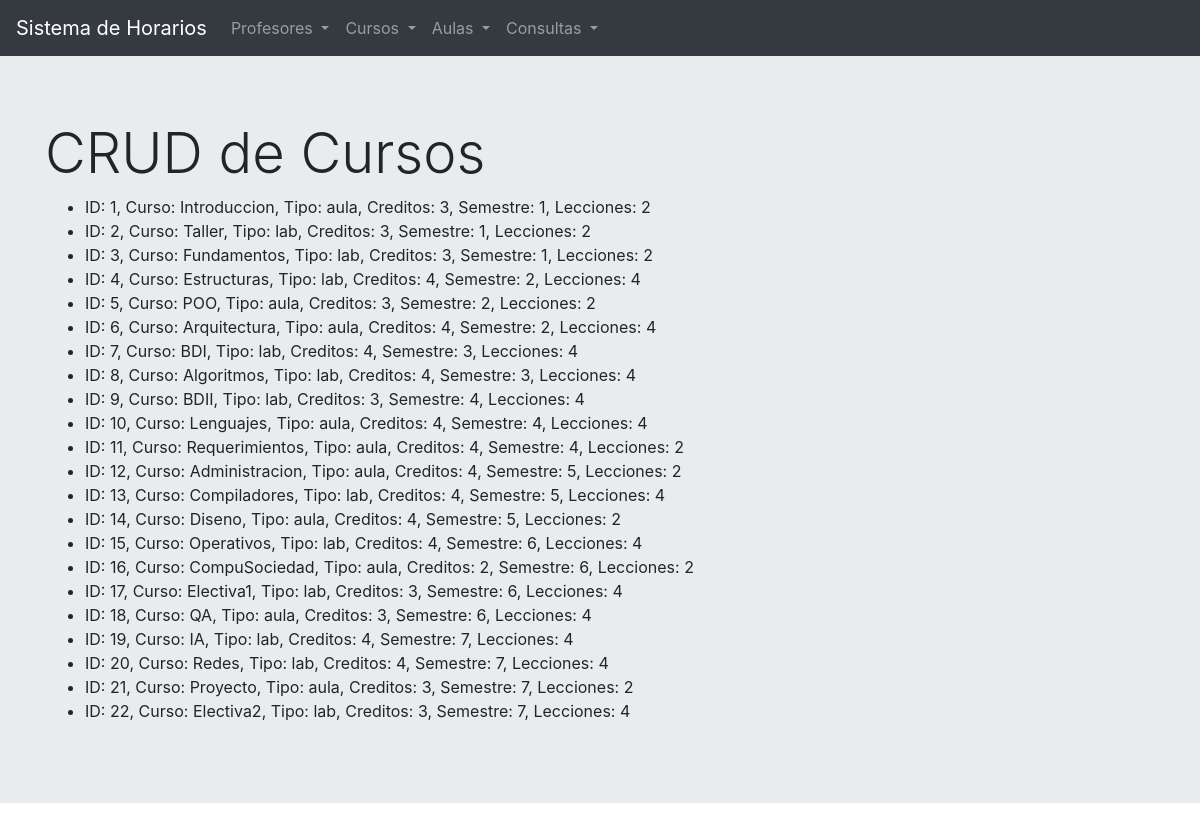
/cursos/home, run on the app's committed database.
### project/cursos/model.py (models this page shows, shortened)
class Curso(db.Model):
    __tablename__ = 'cursos'
    _id = db.Column(db.Integer, primary_key=True)
    _nombre = db.Column(db.Text, unique=True)
    _tipo = db.Column(db.Text)
    _creditos = db.Column(db.Integer)
    _semestre = db.Column(db.Integer)
    _lecciones = db.Column(db.Integer)
    _profesores = db.relationship("Profesor", secondary=profesores_cursos, back_populates="_cursos")
    def __repr__(self):
        return (f"ID: {self.getId()}, Curso: {self.getNombre()}, Tipo: {self.getTipo()},"
                + f" Creditos: {self.getCreditos()}, Semestre: {self.getSemestre()}, Lecciones: {self.getLecciones()}")
    def getId(self):
        return self._id
    def getNombre(self):
        return self._nombre
    def getTipo(self):
        return self._tipo
    def getCreditos(self):
        return self._creditos
    def getSemestre(self):
        return self._semestre
    def getLecciones(self):
        return self._lecciones

### project/cursos/views.py (the view)
@cursos_blueprint.route('/home')
def home():
    cursos = Curso.query.all()
    return render_template('cursos_home.html', cursos=cursos)

### project/cursos/templates/cursos/cursos_home.html
{% extends "base.html" %}
{% block content %}
<div class="jumbotron jumbotron-fluid">
    <div class="container">
      <h1 class="display-4">CRUD de Cursos</h1>
      <ul>
        {% for c in cursos  %}
        <li>{{ c }}</li>
        {% endfor %}
      </ul>
    </div>
  </div>
{% endblock %}

### data on the page
Curso: _id+_nombre+_tipo "ID: 1, Curso: Introduccion, Tipo: aula, Creditos: 3, Semestre: 1, Lecciones: 2"
Curso: _id+_nombre+_tipo "ID: 2, Curso: Taller, Tipo: lab, Creditos: 3, Semestre: 1, Lecciones: 2"
Curso: _id+_nombre+_tipo "ID: 3, Curso: Fundamentos, Tipo: lab, Creditos: 3, Semestre: 1, Lecciones: 2"
Curso: _id+_nombre+_tipo "ID: 4, Curso: Estructuras, Tipo: lab, Creditos: 4, Semestre: 2, Lecciones: 4"
Curso: _id+_nombre+_tipo "ID: 5, Curso: POO, Tipo: aula, Creditos: 3, Semestre: 2, Lecciones: 2"
Curso: _id+_nombre+_tipo "ID: 6, Curso: Arquitectura, Tipo: aula, Creditos: 4, Semestre: 2, Lecciones: 4"
Curso: _id+_nombre+_tipo "ID: 7, Curso: BDI, Tipo: lab, Creditos: 4, Semestre: 3, Lecciones: 4"
Curso: _id+_nombre+_tipo "ID: 8, Curso: Algoritmos, Tipo: lab, Creditos: 4, Semestre: 3, Lecciones: 4"
Curso: _id+_nombre+_tipo "ID: 9, Curso: BDII, Tipo: lab, Creditos: 3, Semestre: 4, Lecciones: 4"
Curso: _id+_nombre+_tipo "ID: 10, Curso: Lenguajes, Tipo: aula, Creditos: 4, Semestre: 4, Lecciones: 4"
Curso: _id+_nombre+_tipo "ID: 11, Curso: Requerimientos, Tipo: aula, Creditos: 4, Semestre: 4, Lecciones: 2"
Curso: _id+_nombre+_tipo "ID: 12, Curso: Administracion, Tipo: aula, Creditos: 4, Semestre: 5, Lecciones: 2"
Curso: _id+_nombre+_tipo "ID: 13, Curso: Compiladores, Tipo: lab, Creditos: 4, Semestre: 5, Lecciones: 4"
Curso: _id+_nombre+_tipo "ID: 14, Curso: Diseno, Tipo: aula, Creditos: 4, Semestre: 5, Lecciones: 2"
Curso: _id+_nombre+_tipo "ID: 15, Curso: Operativos, Tipo: lab, Creditos: 4, Semestre: 6, Lecciones: 4"
Curso: _id+_nombre+_tipo "ID: 16, Curso: CompuSociedad, Tipo: aula, Creditos: 2, Semestre: 6, Lecciones: 2"
Curso: _id+_nombre+_tipo "ID: 17, Curso: Electiva1, Tipo: lab, Creditos: 3, Semestre: 6, Lecciones: 4"
Curso: _id+_nombre+_tipo "ID: 18, Curso: QA, Tipo: aula, Creditos: 3, Semestre: 6, Lecciones: 4"
Curso: _id+_nombre+_tipo "ID: 19, Curso: IA, Tipo: lab, Creditos: 4, Semestre: 7, Lecciones: 4"
Curso: _id+_nombre+_tipo "ID: 20, Curso: Redes, Tipo: lab, Creditos: 4, Semestre: 7, Lecciones: 4"
Curso: _id+_nombre+_tipo "ID: 21, Curso: Proyecto, Tipo: aula, Creditos: 3, Semestre: 7, Lecciones: 2"
Curso: _id+_nombre+_tipo "ID: 22, Curso: Electiva2, Tipo: lab, Creditos: 3, Semestre: 7, Lecciones: 4"
